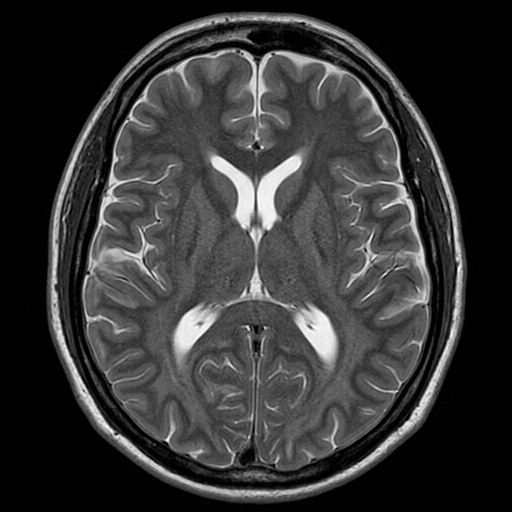
#> input picture public/mri_axial2.jpg, 1024 x 1024 px, given in place of media__1785345231949.jpg, which was not available (shown at 1/2 size)
$ python process_logo.py
#> lines starting #> are read from the running program, lines starting #| are printed output that depends on the picture; pictures that were not available may be replaced by others from this repository, and a replacement may not be noted
import sys
from PIL import Image

in_path = "/Users/mokesh/.gemini/antigravity/brain/b1c3b91f-2b85-40b4-a9bf-16b65ca188dd/media__1785345231949.jpg"
out_dir = "/Users/mokesh/Documents/mri-workstation/public"

try:
    img = Image.open(in_path).convert("RGBA")

    # Save the full image for the landing page
    img.save(f"{out_dir}/logo-full.png")

    # Generate all requested sizes (uncropped, as requested)
    sizes = {
        "favicon-16x16.png": 16,
        "favicon-32x32.png": 32,
        "apple-touch-icon.png": 180,
        "android-chrome-192x192.png": 192,
        "android-chrome-512x512.png": 512,
        "mstile-150x150.png": 150
    }

    for name, size in sizes.items():
        resized = img.resize((size, size), Image.Resampling.LANCZOS)
        resized.save(f"{out_dir}/{name}")
#> this loop made 6 passes
#> pass 1, `resized = img.resize((size, size), Image.Resampling.LANCZOS)`:
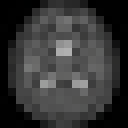
#> resized: PIL image 16x16 RGBA (shown 8 times larger); mean R, G, B, A 53.5, 53.5, 53.4, 255
#> pass 2, `resized = img.resize((size, size), Image.Resampling.LANCZOS)`:
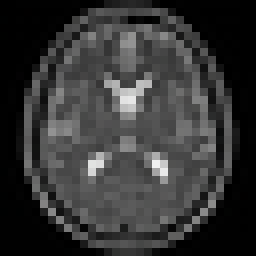
#> resized: PIL image 32x32 RGBA (shown 8 times larger); mean R, G, B, A 53.3, 53.3, 53.2, 255
#> pass 3, `resized = img.resize((size, size), Image.Resampling.LANCZOS)`:
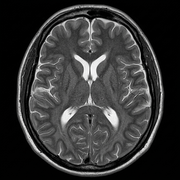
#> resized: PIL image 180x180 RGBA; mean R, G, B, A 52.8, 52.8, 52.7, 255
#> after the loop:
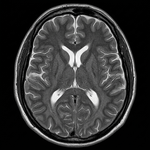
#> resized: PIL image 150x150 RGBA; mean R, G, B, A 52.8, 52.8, 52.7, 255

    # Generate favicon.ico (includes 16, 32, 48, 64)
    ico_img = img.resize((64, 64), Image.Resampling.LANCZOS)
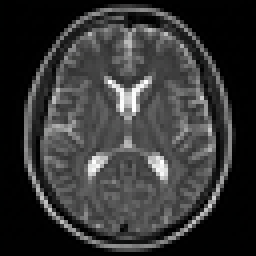
#> ico_img: PIL image 64x64 RGBA (shown 4 times larger); mean R, G, B, A 52.9, 53, 52.9, 255
    ico_img.save(f"{out_dir}/favicon.ico", format="ICO", sizes=[(16,16), (32,32), (48,48), (64,64)])

    # Generate the cropped icon specifically for the navbar
    # The image is 1024x1024. The icon is roughly in the top 60%
    # We will crop it: left 200, top 100, right 824, bottom 600
    icon_only = img.crop((200, 100, 824, 650))
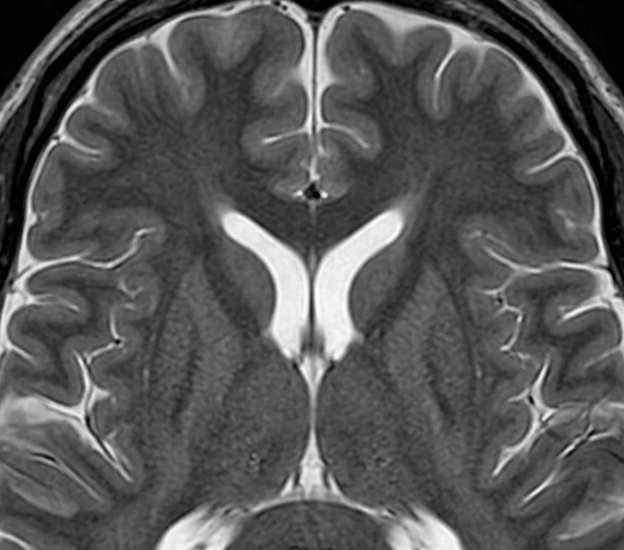
#> icon_only: PIL image 624x550 RGBA; mean R, G, B, A 86.8, 86.9, 86.7, 255
    icon_only.save(f"{out_dir}/logo-icon.png")
    print("Success")
except Exception as e:
    print(f"Error: {e}")

$ run again, on public/mri_coronal.jpg
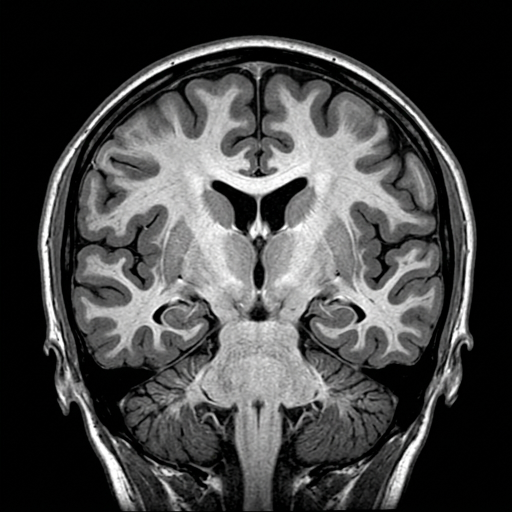
#> input picture public/mri_coronal.jpg, 1024 x 1024 px, given in place of media__1785345231949.jpg, which was not available (shown at 1/2 size)
#> after the loop `for name, size in sizes.items():`:
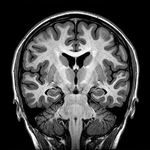
#> resized: PIL image 150x150 RGBA; mean R, G, B, A 68.9, 68.9, 68.7, 255
#> `icon_only = img.crop((200, 100, 824, 650))`:
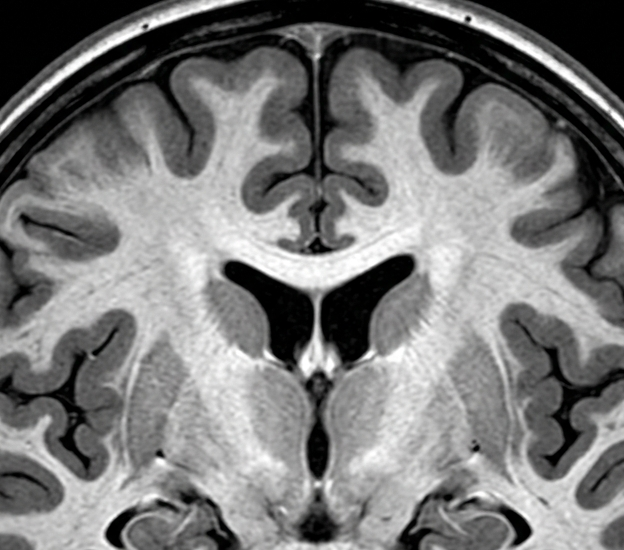
#> icon_only: PIL image 624x550 RGBA; mean R, G, B, A 119.9, 120, 119.7, 255
